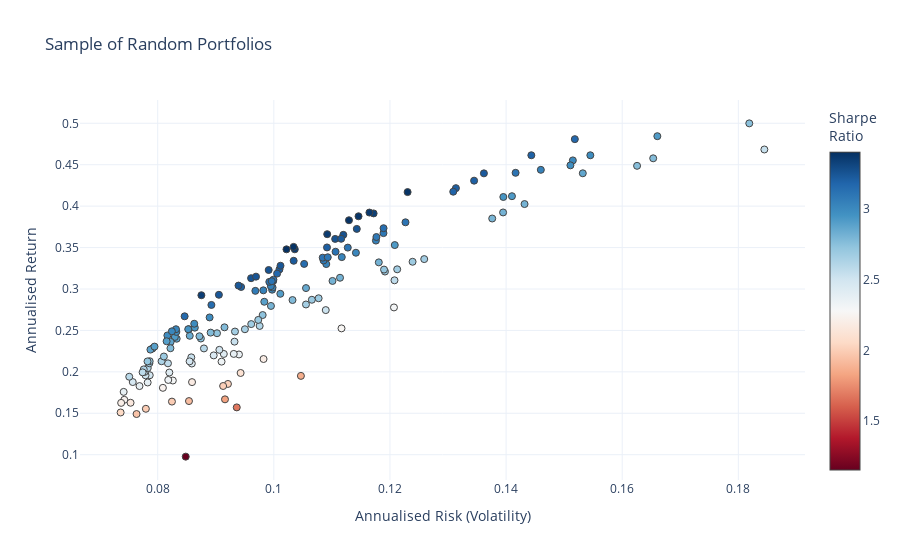

This figure's notebook cell:
### Code cell
#-- Plot the risk vs. return of randomly generated portfolios
#-- Convert the list from before into an array for easy plotting
mean_variance_pairs = np.array(mean_variance_pairs)

risk_free_rate=0 #-- Include risk free rate here

fig = go.Figure()
fig.add_trace(go.Scatter(x=mean_variance_pairs[:,1]**0.5, y=mean_variance_pairs[:,0], 
                      marker=dict(color=(mean_variance_pairs[:,0]-risk_free_rate)/(mean_variance_pairs[:,1]**0.5), 
                                  showscale=True, 
                                  size=7,
                                  line=dict(width=1),
                                  colorscale="RdBu",
                                  colorbar=dict(title="Sharpe<br>Ratio")
                                 ), 
                      mode='markers',
                      text=[str(np.array(tickers_list[i])) + "<br>" + str(np.array(weights_list[i]).round(2)) for i in range(len(tickers_list))]))
fig.update_layout(template='plotly_white',
    xaxis=dict(title='Annualised Risk (Volatility)'),
    yaxis=dict(title='Annualised Return'),
    title='Sample of Random Portfolios'
    )

### Figure 1 — Plotly figure (JSON) as saved in the notebook; plotly's stock layout.template omitted (floating-point values rounded to 4 significant figures; data arrays with more than 128 entries replaced by an {"elided": "..."} marker saying what was removed)
{"data": [{"marker": {"color": {"elided": "172 float values"}, "colorbar": {"title": {"text": "Sharpe<br>Ratio"}}, "colorscale": [[0, "rgb(103,0,31)"], [0.1, "rgb(178,24,43)"], [0.2, "rgb(214,96,77)"], [0.3, "rgb(244,165,130)"], [0.4, "rgb(253,219,199)"], [0.5, "rgb(247,247,247)"], [0.6, "rgb(209,229,240)"], [0.7, "rgb(146,197,222)"], [0.8, "rgb(67,147,195)"], [0.9, "rgb(33,102,172)"], [1, "rgb(5,48,97)"]], "line": {"width": 1}, "showscale": true, "size": 7}, "mode": "markers", "text": {"elided": "172 str values"}, "type": "scatter", "x": {"elided": "172 float values"}, "y": {"elided": "172 float values"}}], "layout": {"title": {"text": "Sample of Random Portfolios"}, "xaxis": {"title": {"text": "Annualised Risk (Volatility)"}}, "yaxis": {"title": {"text": "Annualised Return"}}}}
